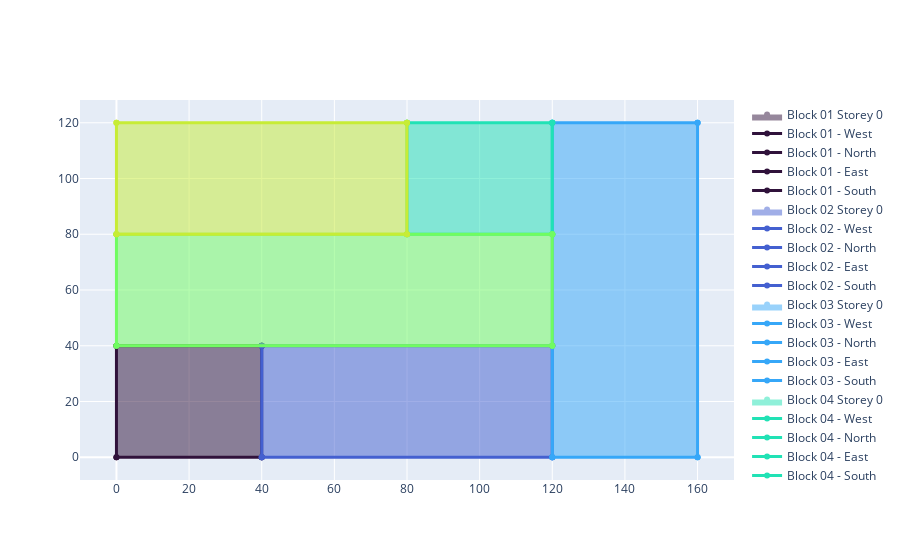

The notebook cell saved with this chart:
### Code cell
e = EneryPlusCaseReader(CASE_NAME)
e.geometry.plot_zones()

### Figure 1 — Plotly figure (JSON) as saved in the notebook; plotly's stock layout.template omitted (floating-point values rounded to 4 significant figures)
{"data": [{"fill": "toself", "fillcolor": "rgb(48, 18, 59)", "line": {"width": 0}, "marker": {"color": "rgb(48, 18, 59)"}, "name": "Block 01 Storey 0", "opacity": 0.5, "type": "scatter", "x": [40, 40, 0, 0, 40], "y": [40, 0, 0, 40, 40]}, {"line": {"color": "rgb(48, 18, 59)", "width": 3}, "marker": {"color": "rgb(48, 18, 59)"}, "mode": "markers+lines", "name": "Block 01 - West", "type": "scatter", "x": [40, 40], "y": [40, 0]}, {"line": {"color": "rgb(48, 18, 59)", "width": 3}, "marker": {"color": "rgb(48, 18, 59)"}, "mode": "markers+lines", "name": "Block 01 - North", "type": "scatter", "x": [40, 0], "y": [0, 0]}, {"line": {"color": "rgb(48, 18, 59)", "width": 3}, "marker": {"color": "rgb(48, 18, 59)"}, "mode": "markers+lines", "name": "Block 01 - East", "type": "scatter", "x": [0, 0], "y": [0, 40]}, {"line": {"color": "rgb(48, 18, 59)", "width": 3}, "marker": {"color": "rgb(48, 18, 59)"}, "mode": "markers+lines", "name": "Block 01 - South", "type": "scatter", "x": [0, 40], "y": [40, 40]}, {"fill": "toself", "fillcolor": "rgb(68, 96, 208)", "line": {"width": 0}, "marker": {"color": "rgb(68, 96, 208)"}, "name": "Block 02 Storey 0", "opacity": 0.5, "type": "scatter", "x": [120, 120, 40, 40, 120], "y": [40, 0, 0, 40, 40]}, {"line": {"color": "rgb(68, 96, 208)", "width": 3}, "marker": {"color": "rgb(68, 96, 208)"}, "mode": "markers+lines", "name": "Block 02 - West", "type": "scatter", "x": [120, 120], "y": [40, 0]}, {"line": {"color": "rgb(68, 96, 208)", "width": 3}, "marker": {"color": "rgb(68, 96, 208)"}, "mode": "markers+lines", "name": "Block 02 - North", "type": "scatter", "x": [120, 40], "y": [0, 0]}, {"line": {"color": "rgb(68, 96, 208)", "width": 3}, "marker": {"color": "rgb(68, 96, 208)"}, "mode": "markers+lines", "name": "Block 02 - East", "type": "scatter", "x": [40, 40], "y": [0, 40]}, {"line": {"color": "rgb(68, 96, 208)", "width": 3}, "marker": {"color": "rgb(68, 96, 208)"}, "mode": "markers+lines", "name": "Block 02 - South", "type": "scatter", "x": [40, 120], "y": [40, 40]}, {"fill": "toself", "fillcolor": "rgb(54, 167, 248)", "line": {"width": 0}, "marker": {"color": "rgb(54, 167, 248)"}, "name": "Block 03 Storey 0", "opacity": 0.5, "type": "scatter", "x": [160, 160, 120, 120, 160], "y": [120, 0, 0, 120, 120]}, {"line": {"color": "rgb(54, 167, 248)", "width": 3}, "marker": {"color": "rgb(54, 167, 248)"}, "mode": "markers+lines", "name": "Block 03 - West", "type": "scatter", "x": [160, 160], "y": [120, 0]}, {"line": {"color": "rgb(54, 167, 248)", "width": 3}, "marker": {"color": "rgb(54, 167, 248)"}, "mode": "markers+lines", "name": "Block 03 - North", "type": "scatter", "x": [160, 120], "y": [0, 0]}, {"line": {"color": "rgb(54, 167, 248)", "width": 3}, "marker": {"color": "rgb(54, 167, 248)"}, "mode": "markers+lines", "name": "Block 03 - East", "type": "scatter", "x": [120, 120], "y": [0, 120]}, {"line": {"color": "rgb(54, 167, 248)", "width": 3}, "marker": {"color": "rgb(54, 167, 248)"}, "mode": "markers+lines", "name": "Block 03 - South", "type": "scatter", "x": [120, 160], "y": [120, 120]}, {"fill": "toself", "fillcolor": "rgb(33, 226, 181)", "line": {"width": 0}, "marker": {"color": "rgb(33, 226, 181)"}, "name": "Block 04 Storey 0", "opacity": 0.5, "type": "scatter", "x": [120, 120, 80, 80, 120], "y": [120, 80, 80, 120, 120]}, {"line": {"color": "rgb(33, 226, 181)", "width": 3}, "marker": {"color": "rgb(33, 226, 181)"}, "mode": "markers+lines", "name": "Block 04 - West", "type": "scatter", "x": [120, 120], "y": [120, 80]}, {"line": {"color": "rgb(33, 226, 181)", "width": 3}, "marker": {"color": "rgb(33, 226, 181)"}, "mode": "markers+lines", "name": "Block 04 - North", "type": "scatter", "x": [120, 80], "y": [80, 80]}, {"line": {"color": "rgb(33, 226, 181)", "width": 3}, "marker": {"color": "rgb(33, 226, 181)"}, "mode": "markers+lines", "name": "Block 04 - East", "type": "scatter", "x": [80, 80], "y": [80, 120]}, {"line": {"color": "rgb(33, 226, 181)", "width": 3}, "marker": {"color": "rgb(33, 226, 181)"}, "mode": "markers+lines", "name": "Block 04 - South", "type": "scatter", "x": [80, 120], "y": [120, 120]}, {"fill": "toself", "fillcolor": "rgb(112, 252, 97)", "line": {"width": 0}, "marker": {"color": "rgb(112, 252, 97)"}, "name": "Block 05 Storey 0", "opacity": 0.5, "type": "scatter", "x": [120, 120, 0, 0, 120], "y": [80, 40, 40, 80, 80]}, {"line": {"color": "rgb(112, 252, 97)", "width": 3}, "marker": {"color": "rgb(112, 252, 97)"}, "mode": "markers+lines", "name": "Block 05 - West", "type": "scatter", "x": [120, 120], "y": [80, 40]}, {"line": {"color": "rgb(112, 252, 97)", "width": 3}, "marker": {"color": "rgb(112, 252, 97)"}, "mode": "markers+lines", "name": "Block 05 - North", "type": "scatter", "x": [120, 0], "y": [40, 40]}, {"line": {"color": "rgb(112, 252, 97)", "width": 3}, "marker": {"color": "rgb(112, 252, 97)"}, "mode": "markers+lines", "name": "Block 05 - East", "type": "scatter", "x": [0, 0], "y": [40, 80]}, {"line": {"color": "rgb(112, 252, 97)", "width": 3}, "marker": {"color": "rgb(112, 252, 97)"}, "mode": "markers+lines", "name": "Block 05 - South", "type": "scatter", "x": [0, 120], "y": [80, 80]}, {"fill": "toself", "fillcolor": "rgb(199, 236, 54)", "line": {"width": 0}, "marker": {"color": "rgb(199, 236, 54)"}, "name": "Block 06 Storey 0", "opacity": 0.5, "type": "scatter", "x": [80, 80, 0, 0, 80], "y": [120, 80, 80, 120, 120]}, {"line": {"color": "rgb(199, 236, 54)", "width": 3}, "marker": {"color": "rgb(199, 236, 54)"}, "mode": "markers+lines", "name": "Block 06 - West", "type": "scatter", "x": [80, 80], "y": [120, 80]}, {"line": {"color": "rgb(199, 236, 54)", "width": 3}, "marker": {"color": "rgb(199, 236, 54)"}, "mode": "markers+lines", "name": "Block 06 - North", "type": "scatter", "x": [80, 0], "y": [80, 80]}, {"line": {"color": "rgb(199, 236, 54)", "width": 3}, "marker": {"color": "rgb(199, 236, 54)"}, "mode": "markers+lines", "name": "Block 06 - East", "type": "scatter", "x": [0, 0], "y": [80, 120]}, {"line": {"color": "rgb(199, 236, 54)", "width": 3}, "marker": {"color": "rgb(199, 236, 54)"}, "mode": "markers+lines", "name": "Block 06 - South", "type": "scatter", "x": [0, 80], "y": [120, 120]}], "layout": {}}
